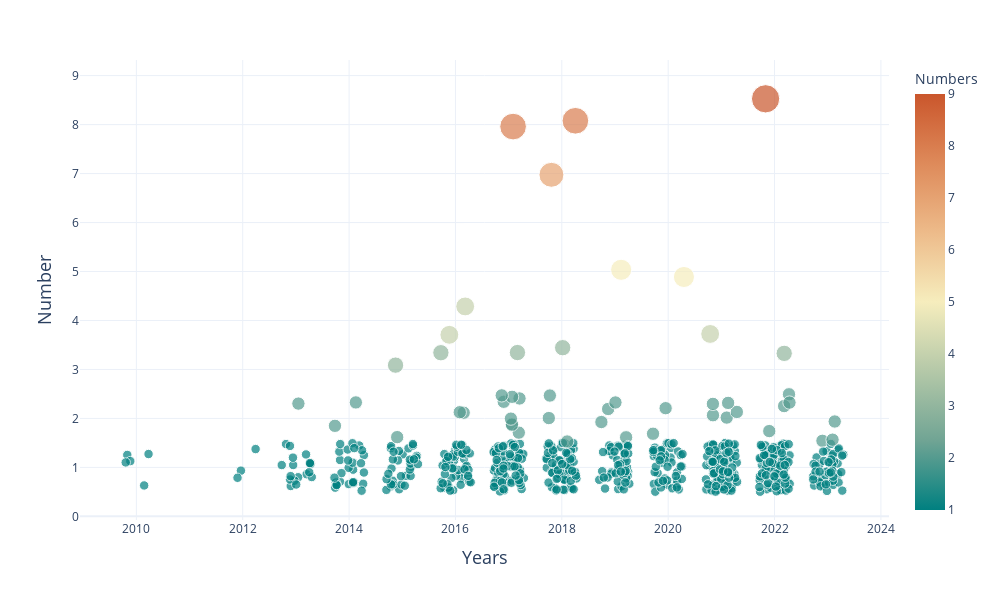

Notebook code for this chart:
### Markdown cell above
marker_symbol 参数可以设置不同的标记形状,主要有以下几种:

'circle' - 默认的圆形标记
'square' - 正方形标记
'diamond' - 菱形标记
'cross' - 十字标记
'x' - X形标记
'triangle-up' - 向上三角形标记
'triangle-down' - 向下三角形标记
'triangle-left' - 左向三角形标记
'triangle-right' - 右向三角形标记
'pentagon' - 五边形标记
'hexagon' - 六边形标记
'hexagon2' - 六边形标记的另一种样式
'octagon' - 八边形标记
'star' - 星形标记
'line' - 线条标记
'dash' - 短线条标记
'dot' - 圆点标记
'circle-open' - 空心圆标记
'circle-dot' - 圆环点标记
'square-open' - 空心方块标记
'square-dot' - 带圆点的方块标记

### Code cell
import plotly.express as px
import pandas as pd
import numpy as np

df = pd.read_csv('Mt_keywords_counts_year.csv')

# df的count列转为float类型
df['Count'] = df['Count'].astype(float)
df['Counts'] = df['Count'] + np.random.uniform(-0.5, 0.5, size=len(df))
df['Years'] = df['Year'] + np.random.uniform(-0.3, 0.3, size=len(df))

fig = px.scatter(df, 
                 x='Years', 
                 y='Counts', 
                 size='Count',
                 color='Count',
                 hover_name='Keyword',  # 使用关键词作为悬浮名称
                 hover_data=['Year', 'Count'],  
                 size_max=20,
                 title='',
                 labels={"Count": "Numbers", "Year": "Years"},
                 color_continuous_scale="Geyser",
                )

fig.update_layout(
    template="plotly_white",
    width=1000,
    height=600,
    xaxis=dict(title=dict(text='Years', font=dict(size=18))),
    yaxis=dict(title=dict(text='Number', font=dict(size=18)),
    )
)


fig.show()

### Figure 1 — Plotly figure (JSON) as saved in the notebook; plotly's stock layout.template omitted (floating-point values rounded to 4 significant figures; data arrays with more than 128 entries replaced by an {"elided": "..."} marker saying what was removed)
{"data": [{"customdata": {"elided": "650x2 int values"}, "hovertemplate": "<b>%{hovertext}</b><br><br>Years=%{customdata[0]}<br>Counts=%{y}<br>Numbers=%{marker.color}<extra></extra>", "hovertext": {"elided": "650 str values"}, "legendgroup": "", "marker": {"color": {"elided": "650 int values"}, "coloraxis": "coloraxis", "size": {"elided": "650 int values"}, "sizemode": "area", "sizeref": 0.0225, "symbol": "circle"}, "mode": "markers", "name": "", "orientation": "v", "showlegend": false, "type": "scatter", "x": {"elided": "650 float values"}, "xaxis": "x", "y": {"elided": "650 float values"}, "yaxis": "y"}], "layout": {"coloraxis": {"colorbar": {"title": {"text": "Numbers"}}, "colorscale": [[0, "rgb(0, 128, 128)"], [0.1667, "rgb(112, 164, 148)"], [0.3333, "rgb(180, 200, 168)"], [0.5, "rgb(246, 237, 189)"], [0.6667, "rgb(237, 187, 138)"], [0.8333, "rgb(222, 138, 90)"], [1, "rgb(202, 86, 44)"]]}, "height": 600, "legend": {"itemsizing": "constant", "tracegroupgap": 0}, "margin": {"t": 60}, "width": 1000, "xaxis": {"anchor": "y", "domain": [0, 1], "title": {"font": {"size": 18}, "text": "Years"}}, "yaxis": {"anchor": "x", "domain": [0, 1], "title": {"font": {"size": 18}, "text": "Number"}}}}
